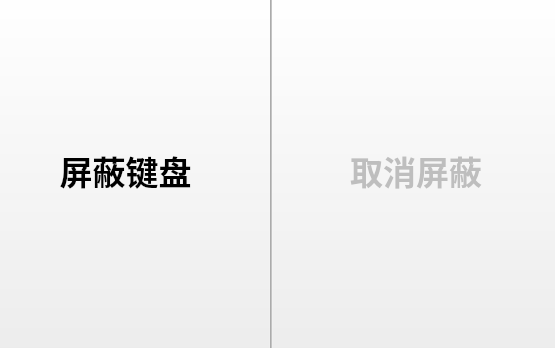
<?xml version="1.0" encoding="UTF-8"?>
<ui version="4.0">
 <class>MainWindow</class>
 <widget class="QMainWindow" name="MainWindow">
  <property name="geometry">
   <rect>
    <x>0</x>
    <y>0</y>
    <width>555</width>
    <height>348</height>
   </rect>
  </property>
  <property name="windowTitle">
   <string>键盘屏蔽</string>
  </property>
  <property name="windowIcon">
   <iconset>
    <normaloff>keyboatd.ico</normaloff>keyboatd.ico</iconset>
  </property>
  <widget class="QWidget" name="centralwidget">
   <widget class="QWidget" name="horizontalLayoutWidget">
    <property name="geometry">
     <rect>
      <x>-20</x>
      <y>-10</y>
      <width>581</width>
      <height>361</height>
     </rect>
    </property>
    <layout class="QHBoxLayout" name="mainLayout">
     <property name="spacing">
      <number>0</number>
     </property>
     <property name="sizeConstraint">
      <enum>QLayout::SetMaximumSize</enum>
     </property>
     <item>
      <widget class="QPushButton" name="BtnInstallHook">
       <property name="sizePolicy">
        <sizepolicy hsizetype="Minimum" vsizetype="Minimum">
         <horstretch>0</horstretch>
         <verstretch>0</verstretch>
        </sizepolicy>
       </property>
       <property name="font">
        <font>
         <family>微软雅黑</family>
         <pointsize>25</pointsize>
         <weight>75</weight>
         <bold>true</bold>
        </font>
       </property>
       <property name="autoFillBackground">
        <bool>false</bool>
       </property>
       <property name="text">
        <string>屏蔽键盘</string>
       </property>
       <property name="iconSize">
        <size>
         <width>16</width>
         <height>16</height>
        </size>
       </property>
       <property name="checkable">
        <bool>false</bool>
       </property>
      </widget>
     </item>
     <item>
      <widget class="QPushButton" name="BtnUninstallHook">
       <property name="enabled">
        <bool>false</bool>
       </property>
       <property name="sizePolicy">
        <sizepolicy hsizetype="Minimum" vsizetype="Minimum">
         <horstretch>0</horstretch>
         <verstretch>0</verstretch>
        </sizepolicy>
       </property>
       <property name="font">
        <font>
         <family>微软雅黑</family>
         <pointsize>25</pointsize>
         <weight>75</weight>
         <bold>true</bold>
        </font>
       </property>
       <property name="text">
        <string>取消屏蔽</string>
       </property>
      </widget>
     </item>
    </layout>
   </widget>
  </widget>
 </widget>
 <resources/>
 <connections/>
</ui>
